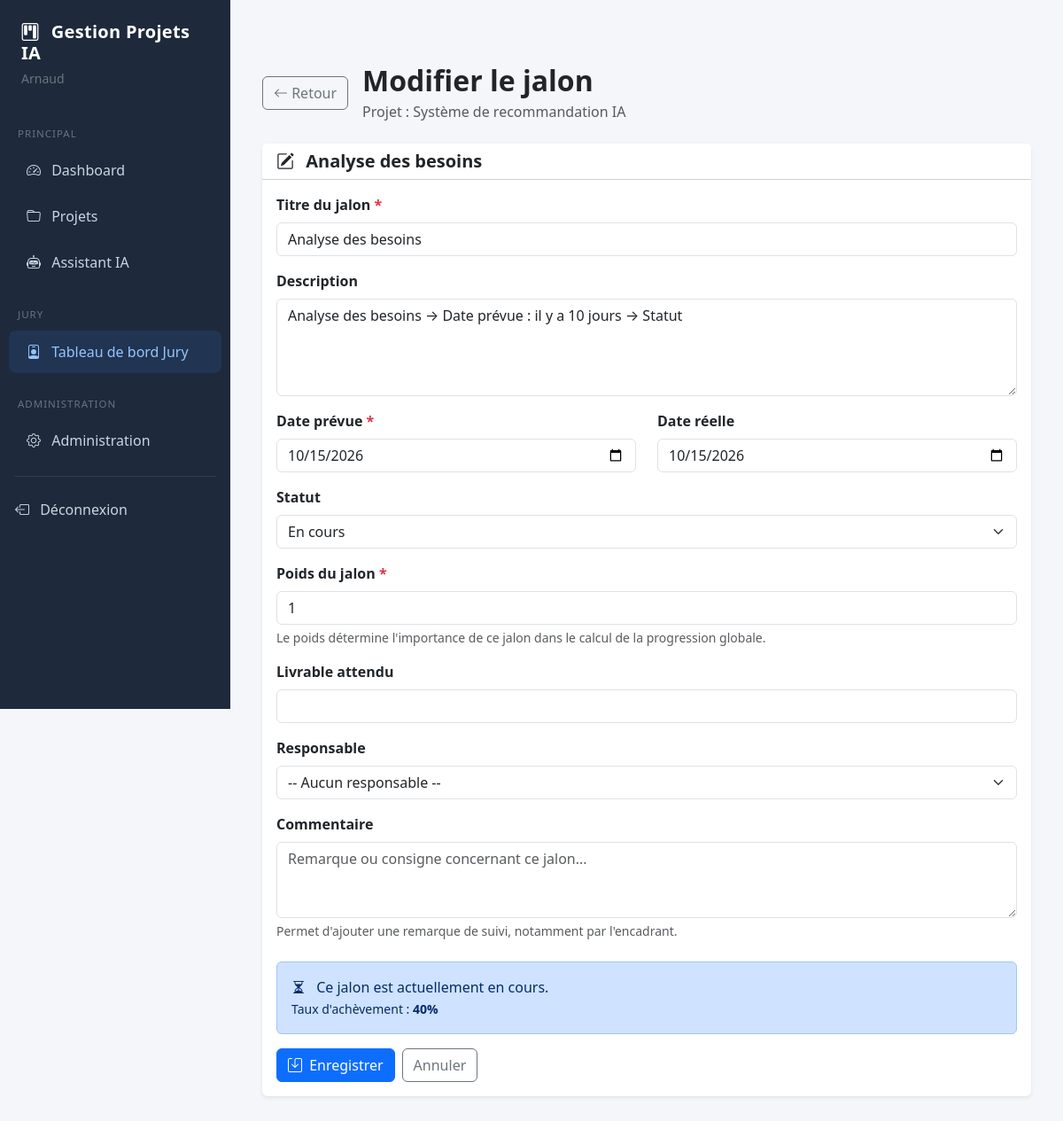
The app's page /projets/jalons/1/modifier/ (signed in) with its own data.
### accounts/models.py (models this page shows, shortened)
class User(AbstractUser):
    class Role(models.TextChoices):
        ADMIN = "ADMIN", "Administrateur"
        ENSEIGNANT = "ENSEIGNANT", "Enseignant"
        ETUDIANT = "ETUDIANT", "Étudiant"
        JURY = "JURY", "Jury"
    role = models.CharField(
        max_length=20,
        choices=Role.choices,
        default=Role.ETUDIANT
    )
    telephone = models.CharField(max_length=20, blank=True, null=True)
    photo = models.ImageField(upload_to="photos/", blank=True, null=True)
    @property
    def is_admin(self):
        return self.role == self.Role.ADMIN or self.is_superuser

### projets/models.py (models this page shows, shortened)
class Projet(models.Model):
    class Statut(models.TextChoices):
        PROPOSITION = "PROPOSITION", "Proposition"
        VALIDE = "VALIDE", "Validé"
        EQUIPE_AFFECTEE = "EQUIPE_AFFECTEE", "Équipe affectée"
        ENCADRANT_AFFECTE = "ENCADRANT_AFFECTE", "Encadrant affecté"
        EN_COURS = "EN_COURS", "En cours"
        LIVRABLES_SOUMIS = "LIVRABLES_SOUMIS", "Livrables soumis"
        VALIDATION_ENCADRANT = "VALIDATION_ENCADRANT", "Validation encadrant"
        SOUTENANCE = "SOUTENANCE", "Soutenance"
        EVALUE = "EVALUE", "Évalué"
        CLOTURE = "CLOTURE", "Clôturé"
        REFUSE = "REFUSE", "Refusé"
    titre = models.CharField(
        max_length=255
    )
    description = models.TextField()
    objectifs = models.TextField(
        blank=True
    )
    statut = models.CharField(
        max_length=30,
        choices=Statut.choices,
        default=Statut.PROPOSITION
    )
    progression = models.PositiveIntegerField(
        default=0
    )
    score_risque = models.PositiveIntegerField(
        default=0
    )
    date_debut = models.DateField(
        default=timezone.now
    )
    date_fin_prevue = models.DateField(
        null=True,
        blank=True
    )
    date_fin_reelle = models.DateField(
        null=True,
        blank=True
    )
    date_creation = models.DateTimeField(
        auto_now_add=True
    )
    date_modification = models.DateTimeField(
        auto_now=True
    )
    createur = models.ForeignKey(
        settings.AUTH_USER_MODEL,
        on_delete=models.CASCADE,
        related_name="projets_crees"
    )
    encadrant = models.ForeignKey(
        settings.AUTH_USER_MODEL,
        on_delete=models.SET_NULL,
        null=True,
        blank=True,
        related_name="projets_encadres",
        limit_choices_to={
            "role": "ENSEIGNANT"
        }
    )
    class Meta:
        ordering = [
            "-date_creation"
        ]

class Jalon(models.Model):
    class Statut(models.TextChoices):
        A_FAIRE = "A_FAIRE", "À faire"
        EN_COURS = "EN_COURS", "En cours"
        TERMINE = "TERMINE", "Terminé"
        EN_RETARD = "EN_RETARD", "En retard"
        VALIDE = "VALIDE", "Validé"
    projet = models.ForeignKey(
        Projet,
        on_delete=models.CASCADE,
        related_name="jalons"
    )
    titre = models.CharField(
        max_length=255
    )
    description = models.TextField(
        blank=True
    )
    date_prevue = models.DateField()
    date_reelle = models.DateField(
        null=True,
        blank=True
    )
    responsable = models.ForeignKey(
        settings.AUTH_USER_MODEL,
        on_delete=models.SET_NULL,
        null=True,
        blank=True,
        related_name="jalons_responsables"
    )
    statut = models.CharField(
        max_length=20,
        choices=Statut.choices,
        default=Statut.A_FAIRE
    )
    livrable_attendu = models.CharField(
        max_length=255,
        blank=True
    )
    commentaire = models.TextField(
        blank=True
    )
    poids = models.PositiveIntegerField(
        default=1
    )
    valide = models.BooleanField(
        default=False
    )
    ordre = models.PositiveIntegerField(
        default=1
    )
    date_creation = models.DateTimeField(
        auto_now_add=True
    )
    @property
    def taux_achevement(self):
        if self.statut == self.Statut.VALIDE:
            return 100
        if self.statut == self.Statut.TERMINE:
            return 100
        if self.statut == self.Statut.EN_COURS:
            return 40
        if self.statut == self.Statut.EN_RETARD:
            return 0
        return 0
    class Meta:
        ordering = [
            "ordre",
            "date_prevue"
        ]

### projets/views.py (the view, shortened to what this page needs)
@login_required
def modifier_jalon(request, pk):
    jalon = get_object_or_404(
        Jalon,
        pk=pk
    )
    projet = jalon.projet
    statut_choices = Jalon._meta.get_field(
        "statut"
    ).choices
    statuts_valides = [
        valeur
        for valeur, label in statut_choices
    ]
    return render(
        request,
        "projets/jalon_modifier.html",
        {
            "jalon": jalon,
            "projet": projet,
            "statut_choices": statut_choices,
        }
    )

### templates/projets/jalon_modifier.html (shortened to what this page needs)
{% extends "base.html" %}
{% block content %}
<div class="container py-5">
    <div class="d-flex align-items-center gap-3 mb-4">
        <a href="{% url 'detail_projet' projet.pk %}"
           class="btn btn-outline-secondary">
            <i class="bi bi-arrow-left"></i>
            Retour
        </a>
        <div>
            <h2 class="fw-bold mb-1">
                Modifier le jalon
            </h2>
            <p class="text-muted mb-0">
                Projet : {{ projet.titre }}
            </p>
        </div>
    </div>
    <div class="card shadow-sm border-0">
        <div class="card-header bg-white">
            <h5 class="fw-bold mb-0">
                <i class="bi bi-pencil-square me-2"></i>
                {{ jalon.titre }}
            </h5>
        </div>
        <div class="card-body">
            <form method="post">
                <div class="mb-3">
                    <label for="titre"
                           class="form-label fw-semibold">
                        Titre du jalon
                        <span class="text-danger">*</span>
                    </label>
                    <input
                        type="text"
                        name="titre"
                        id="titre"
                        class="form-control"
                        maxlength="255"
                        value="{{ jalon.titre }}"
                        required>
                </div>
                <div class="mb-3">
                    <label for="description"
                           class="form-label fw-semibold">
                        Description
                    </label>
                    <textarea
                        name="description"
                        id="description"
                        class="form-control"
                        rows="4">{{ jalon.description }}</textarea>
                </div>
                <div class="row">
                    <div class="col-md-6 mb-3">
                        <label for="date_prevue"
                               class="form-label fw-semibold">
                            Date prévue
                            <span class="text-danger">*</span>
                        </label>
                        <input
                            type="date"
                            name="date_prevue"
                            id="date_prevue"
                            class="form-control"
                            value="{{ jalon.date_prevue|date:'Y-m-d' }}"
                            required>
                    </div>
                    <div class="col-md-6 mb-3">
                        <label for="date_reelle"
                               class="form-label fw-semibold">
                            Date réelle
                        </label>
                        <input
                            type="date"
                            name="date_reelle"
                            id="date_reelle"
                            class="form-control"
                            value="{{ jalon.date_reelle|date:'Y-m-d' }}">
                    </div>
                </div>
                <div class="mb-3">
                    <label for="statut"
                           class="form-label fw-semibold">
                        Statut
                    </label>
                    <select
                        name="statut"
                        id="statut"
                        class="form-select">
                        {% for valeur, label in statut_choices %}
                            <option
                                value="{{ valeur }}"
                                {% if jalon.statut == valeur %}selected{% endif %}>
                                {{ label }}
                            </option>
                        {% endfor %}
                    </select>
                </div>
                <div class="mb-3">
                    <label for="poids"
                           class="form-label fw-semibold">
                        Poids du jalon
                        <span class="text-danger">*</span>
                    </label>
                    <input
                        type="number"
                        name="poids"
                        id="poids"
                        class="form-control"
                        min="1"
                        value="{{ jalon.poids }}"
                        required>
                    <div class="form-text">
                        Le poids détermine l'importance de ce jalon
                        dans le calcul de la progression globale.
                    </div>
                </div>
                <div class="mb-3">
                    <label for="livrable_attendu"
                           class="form-label fw-semibold">
                        Livrable attendu
                    </label>
                    <input
                        type="text"
                        name="livrable_attendu"
                        id="livrable_attendu"
                        class="form-control"
                        maxlength="255"
                        value="{{ jalon.livrable_attendu }}">
                </div>
                <div class="mb-3">
                    <label for="responsable"
                           class="form-label fw-semibold">
                        Responsable
                    </label>
                    <select
                        name="responsable"
                        id="responsable"
                        class="form-select">
                        <option value="">
                            -- Aucun responsable --
                        </option>
                    </select>
                </div>
                <div class="mb-4">
                    <label for="commentaire"
                           class="form-label fw-semibold">
                        Commentaire
                    </label>
                    <textarea
                        name="commentaire"
                        id="commentaire"
                        class="form-control"
                        rows="3"
                        placeholder="Remarque ou consigne concernant ce jalon...">{{ jalon.commentaire }}</textarea>
                    <div class="form-text">
                        Permet d'ajouter une remarque de suivi,
                        notamment par l'encadrant.
                    </div>
                </div>
                {% if jalon.valide %}
                    <div class="alert alert-success">
                        <i class="bi bi-check-circle me-2"></i>
                        Ce jalon est actuellement validé.
                        <br>
                        <small>
                            Taux d'achèvement :
                            <strong>{{ jalon.taux_achevement }}%</strong>
                        </small>
                    </div>
                {% elif jalon.statut == "EN_COURS" %}
                    <div class="alert alert-primary">
                        <i class="bi bi-hourglass-split me-2"></i>
                        Ce jalon est actuellement en cours.
                        <br>
                        <small>
                            Taux d'achèvement :
                            <strong>{{ jalon.taux_achevement }}%</strong>
                        </small>
                    </div>
                {% elif jalon.est_en_retard %}
                    <div class="alert alert-danger">
                        <i class="bi bi-exclamation-triangle me-2"></i>
                        Attention : ce jalon est en retard.
                    </div>
                {% endif %}
                <div class="d-flex flex-wrap gap-2">
                    <button
                        type="submit"
                        class="btn btn-primary">
                        <i class="bi bi-save me-1"></i>
                        Enregistrer
                    </button>
                    <a
                        href="{% url 'detail_projet' projet.pk %}"
                        class="btn btn-outline-secondary">
                        Annuler
                    </a>
                </div>
            </form>
        </div>
    </div>
</div>
{% endblock %}

### templates/base.html (shortened to what this page needs)
<!DOCTYPE html>
<html lang="fr">
<head>
    <link
        href="https://cdn.jsdelivr.net/npm/bootstrap@5.3.3/dist/css/bootstrap.min.css"
        rel="stylesheet"
    >
    <link
        href="https://cdn.jsdelivr.net/npm/bootstrap-icons@1.11.3/font/bootstrap-icons.min.css"
        rel="stylesheet"
    >
</head>
<body>
{% if user.is_authenticated %}
<aside
    class="sidebar"
    id="sidebar"
>
    <div class="p-4">
        <div class="d-flex justify-content-between align-items-start">
            <div>
                <h5 class="fw-bold sidebar-title mb-1 text-white">
                    <i class="bi bi-kanban me-2"></i>
                    Gestion Projets IA
                </h5>
                <small class="text-secondary">
                    {{ user.get_full_name|default:user.username }}
                </small>
            </div>
        </div>
    </div>
    <nav class="mt-2">
        <div class="menu-section">
            Principal
        </div>
        <a
            href="{% url 'dashboard' %}"
            class="{% if request.resolver_match.url_name == 'dashboard' %}active{% endif %}"
        >
            <i class="bi bi-speedometer2 me-2"></i>
            Dashboard
        </a>
        <a
            href="{% url 'liste_projets' %}"
            class="{% if 'projet' in request.resolver_match.url_name %}active{% endif %}"
        >
            <i class="bi bi-folder me-2"></i>
            Projets
        </a>
        <a href="{% url 'chatbot' %}">
            <i class="bi bi-robot me-2"></i>
            Assistant IA
        </a>
        {% if user.role == "JURY" or user.role == "ADMIN" or user.is_admin or user.is_superuser %}
            <div class="menu-section mt-3">
                Jury
            </div>
            <a
                href="{% url 'jury:dashboard' %}"
                class="jury-link {% if request.resolver_match.namespace == 'jury' %}active{% endif %}"
            >
                <i class="bi bi-person-badge me-2"></i>
                Tableau de bord Jury
            </a>
        {% endif %}
        {% if user.role == "ADMIN" or user.is_admin or user.is_superuser %}
            <div class="menu-section mt-3">
                Administration
            </div>
            <a
                href="/admin/"
                target="_blank"
            >
                <i class="bi bi-gear me-2"></i>
                Administration
            </a>
        {% endif %}
        <hr class="border-secondary mx-3">
        <form
            method="post"
            action="{% url 'logout' %}"
            class="d-inline"
        >
            <button
                type="submit"
                class="btn btn-link text-decoration-none text-start w-100 px-3 py-2"
                style="color: #cbd5e1 !important;"
            >
                <i class="bi bi-box-arrow-left me-2"></i>
                Déconnexion
            </button>
        </form>
    </nav>
</aside>
<main class="main-content">
    {% block content %}{% endblock %}
</main>
{% else %}
{% block auth_content %}{% endblock %}
{% endif %}
</body>
</html>

### records on screen
User: get_full_name "Arnaud"
Projet: titre "Système de recommandation IA"
Jalon: titre "Analyse des besoins", description "Analyse des besoins → Date prévue : il y a 10 jours → Statut", date_prevue "10/15/2026", date_reelle "10/15/2026", statut "En cours", poids "1", taux_achevement "40"
